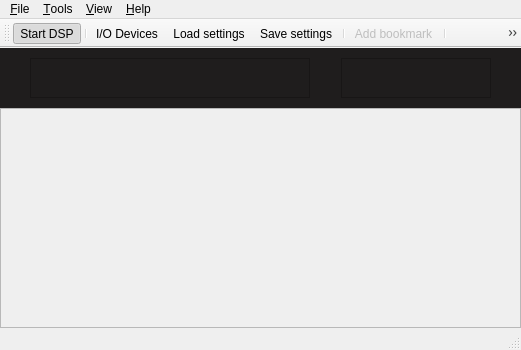
<?xml version="1.0" encoding="UTF-8"?>
<ui version="4.0">
 <class>MainWindow</class>
 <widget class="QMainWindow" name="MainWindow">
  <property name="geometry">
   <rect>
    <x>0</x>
    <y>0</y>
    <width>521</width>
    <height>350</height>
   </rect>
  </property>
  <property name="windowTitle">
   <string>gqrx</string>
  </property>
  <property name="windowIcon">
   <iconset resource="../../../resources/icons.qrc">
    <normaloff>:/icons/icons/gqrx.svg</normaloff>:/icons/icons/gqrx.svg</iconset>
  </property>
  <property name="styleSheet">
   <string notr="true"/>
  </property>
  <property name="dockOptions">
   <set>QMainWindow::AllowNestedDocks|QMainWindow::AllowTabbedDocks|QMainWindow::AnimatedDocks</set>
  </property>
  <property name="unifiedTitleAndToolBarOnMac">
   <bool>true</bool>
  </property>
  <widget class="QWidget" name="centralWidget">
   <layout class="QVBoxLayout" name="verticalLayout_2">
    <property name="spacing">
     <number>0</number>
    </property>
    <property name="leftMargin">
     <number>0</number>
    </property>
    <property name="topMargin">
     <number>0</number>
    </property>
    <property name="rightMargin">
     <number>0</number>
    </property>
    <property name="bottomMargin">
     <number>0</number>
    </property>
    <item>
     <widget class="QFrame" name="frame">
      <property name="sizePolicy">
       <sizepolicy hsizetype="Minimum" vsizetype="Minimum">
        <horstretch>0</horstretch>
        <verstretch>0</verstretch>
       </sizepolicy>
      </property>
      <property name="styleSheet">
       <string notr="true">background-color: rgb(31, 29, 29);</string>
      </property>
      <property name="frameShape">
       <enum>QFrame::NoFrame</enum>
      </property>
      <property name="frameShadow">
       <enum>QFrame::Plain</enum>
      </property>
      <property name="lineWidth">
       <number>0</number>
      </property>
      <layout class="QHBoxLayout" name="horizontalLayout_2" stretch="0,0,0,0,0">
       <property name="spacing">
        <number>0</number>
       </property>
       <property name="leftMargin">
        <number>0</number>
       </property>
       <property name="topMargin">
        <number>10</number>
       </property>
       <property name="rightMargin">
        <number>0</number>
       </property>
       <property name="bottomMargin">
        <number>10</number>
       </property>
       <item>
        <spacer name="horizontalSpacer_3">
         <property name="orientation">
          <enum>Qt::Horizontal</enum>
         </property>
         <property name="sizeHint" stdset="0">
          <size>
           <width>5</width>
           <height>15</height>
          </size>
         </property>
        </spacer>
       </item>
       <item>
        <widget class="CFreqCtrl" name="freqCtrl">
         <property name="sizePolicy">
          <sizepolicy hsizetype="Fixed" vsizetype="Fixed">
           <horstretch>0</horstretch>
           <verstretch>0</verstretch>
          </sizepolicy>
         </property>
         <property name="minimumSize">
          <size>
           <width>280</width>
           <height>40</height>
          </size>
         </property>
         <property name="toolTip">
          <string/>
         </property>
         <property name="frameShape">
          <enum>QFrame::StyledPanel</enum>
         </property>
         <property name="frameShadow">
          <enum>QFrame::Raised</enum>
         </property>
        </widget>
       </item>
       <item>
        <spacer name="horizontalSpacer_2">
         <property name="orientation">
          <enum>Qt::Horizontal</enum>
         </property>
         <property name="sizeHint" stdset="0">
          <size>
           <width>5</width>
           <height>15</height>
          </size>
         </property>
        </spacer>
       </item>
       <item>
        <widget class="CMeter" name="sMeter">
         <property name="sizePolicy">
          <sizepolicy hsizetype="Fixed" vsizetype="Fixed">
           <horstretch>0</horstretch>
           <verstretch>0</verstretch>
          </sizepolicy>
         </property>
         <property name="minimumSize">
          <size>
           <width>150</width>
           <height>40</height>
          </size>
         </property>
         <property name="frameShape">
          <enum>QFrame::StyledPanel</enum>
         </property>
         <property name="frameShadow">
          <enum>QFrame::Raised</enum>
         </property>
        </widget>
       </item>
       <item>
        <spacer name="horizontalSpacer_1">
         <property name="orientation">
          <enum>Qt::Horizontal</enum>
         </property>
         <property name="sizeHint" stdset="0">
          <size>
           <width>5</width>
           <height>15</height>
          </size>
         </property>
        </spacer>
       </item>
      </layout>
     </widget>
    </item>
    <item>
     <widget class="CPlotter" name="plotter">
      <property name="sizePolicy">
       <sizepolicy hsizetype="Expanding" vsizetype="Expanding">
        <horstretch>0</horstretch>
        <verstretch>0</verstretch>
       </sizepolicy>
      </property>
      <property name="autoFillBackground">
       <bool>true</bool>
      </property>
      <property name="frameShape">
       <enum>QFrame::StyledPanel</enum>
      </property>
      <property name="frameShadow">
       <enum>QFrame::Raised</enum>
      </property>
     </widget>
    </item>
   </layout>
  </widget>
  <widget class="QMenuBar" name="menuBar">
   <property name="geometry">
    <rect>
     <x>0</x>
     <y>0</y>
     <width>521</width>
     <height>16</height>
    </rect>
   </property>
   <widget class="QMenu" name="menu_File">
    <property name="title">
     <string>&amp;File</string>
    </property>
    <addaction name="actionDSP"/>
    <addaction name="separator"/>
    <addaction name="actionIoConfig"/>
    <addaction name="actionLoadSettings"/>
    <addaction name="actionSaveSettings"/>
    <addaction name="separator"/>
    <addaction name="actionSaveWaterfall"/>
    <addaction name="separator"/>
    <addaction name="actionQuit"/>
   </widget>
   <widget class="QMenu" name="menu_View">
    <property name="title">
     <string>&amp;View</string>
    </property>
   </widget>
   <widget class="QMenu" name="menu_Help">
    <property name="title">
     <string>&amp;Help</string>
    </property>
    <addaction name="actionUserGroup"/>
    <addaction name="actionNews"/>
    <addaction name="separator"/>
    <addaction name="actionRemoteProtocol"/>
    <addaction name="separator"/>
    <addaction name="actionAbout"/>
    <addaction name="actionAboutQt"/>
   </widget>
   <widget class="QMenu" name="menu_Tools">
    <property name="title">
     <string>&amp;Tools</string>
    </property>
    <addaction name="actionRemoteControl"/>
    <addaction name="actionRemoteConfig"/>
    <addaction name="separator"/>
    <addaction name="actionAddBookmark"/>
    <addaction name="separator"/>
    <addaction name="actionIqTool"/>
    <addaction name="separator"/>
    <addaction name="actionAFSK1200"/>
    <addaction name="separator"/>
   </widget>
   <addaction name="menu_File"/>
   <addaction name="menu_Tools"/>
   <addaction name="menu_View"/>
   <addaction name="menu_Help"/>
  </widget>
  <widget class="QToolBar" name="mainToolBar">
   <property name="windowTitle">
    <string>Main toolbar</string>
   </property>
   <attribute name="toolBarArea">
    <enum>TopToolBarArea</enum>
   </attribute>
   <attribute name="toolBarBreak">
    <bool>false</bool>
   </attribute>
   <addaction name="actionDSP"/>
   <addaction name="separator"/>
   <addaction name="actionIoConfig"/>
   <addaction name="actionLoadSettings"/>
   <addaction name="actionSaveSettings"/>
   <addaction name="separator"/>
   <addaction name="actionAddBookmark"/>
   <addaction name="separator"/>
   <addaction name="actionIqTool"/>
   <addaction name="separator"/>
   <addaction name="actionRemoteControl"/>
   <addaction name="actionRemoteConfig"/>
   <addaction name="separator"/>
   <addaction name="actionFullScreen"/>
   <addaction name="separator"/>
  </widget>
  <widget class="QStatusBar" name="statusBar">
   <property name="enabled">
    <bool>true</bool>
   </property>
  </widget>
  <action name="actionQuit">
   <property name="text">
    <string>Quit</string>
   </property>
   <property name="toolTip">
    <string>Quit application</string>
   </property>
   <property name="shortcut">
    <string>Ctrl+Q</string>
   </property>
  </action>
  <action name="actionAbout">
   <property name="text">
    <string>About Gqrx</string>
   </property>
   <property name="toolTip">
    <string>Information about Gqrx</string>
   </property>
  </action>
  <action name="actionAboutQt">
   <property name="text">
    <string>About Qt</string>
   </property>
   <property name="toolTip">
    <string>About the Qt toolkit</string>
   </property>
  </action>
  <action name="actionDSP">
   <property name="checkable">
    <bool>true</bool>
   </property>
   <property name="checked">
    <bool>true</bool>
   </property>
   <property name="icon">
    <iconset resource="../../../resources/icons.qrc">
     <normaloff>:/icons/icons/play.svg</normaloff>:/icons/icons/play.svg</iconset>
   </property>
   <property name="text">
    <string>Start DSP</string>
   </property>
   <property name="toolTip">
    <string>Start DSP</string>
   </property>
   <property name="statusTip">
    <string>Start/stop DSP processing</string>
   </property>
   <property name="shortcut">
    <string>Ctrl+D</string>
   </property>
  </action>
  <action name="actionAFSK1200">
   <property name="text">
    <string>AFSK1200 Decoder</string>
   </property>
   <property name="toolTip">
    <string>Start AFSK1200 decoder</string>
   </property>
  </action>
  <action name="actionSched">
   <property name="checkable">
    <bool>true</bool>
   </property>
   <property name="enabled">
    <bool>false</bool>
   </property>
   <property name="icon">
    <iconset resource="../../../resources/icons.qrc">
     <normaloff>:/icons/icons/clock.svg</normaloff>:/icons/icons/clock.svg</iconset>
   </property>
   <property name="text">
    <string>Scheduler</string>
   </property>
   <property name="toolTip">
    <string>Schedule recordings and other actions</string>
   </property>
  </action>
  <action name="actionIoConfig">
   <property name="enabled">
    <bool>true</bool>
   </property>
   <property name="icon">
    <iconset resource="../../../resources/icons.qrc">
     <normaloff>:/icons/icons/flash.svg</normaloff>:/icons/icons/flash.svg</iconset>
   </property>
   <property name="text">
    <string>I/O Devices</string>
   </property>
   <property name="toolTip">
    <string>Configure I/O devices</string>
   </property>
   <property name="statusTip">
    <string>Opens the hardware configuration dialog</string>
   </property>
   <property name="visible">
    <bool>true</bool>
   </property>
  </action>
  <action name="actionUserGroup">
   <property name="icon">
    <iconset resource="../../../resources/icons.qrc">
     <normaloff>:/icons/icons/help.svg</normaloff>:/icons/icons/help.svg</iconset>
   </property>
   <property name="text">
    <string>Gqrx user group</string>
   </property>
   <property name="toolTip">
    <string>Discussion group for Gqrx users</string>
   </property>
  </action>
  <action name="actionFullScreen">
   <property name="checkable">
    <bool>true</bool>
   </property>
   <property name="icon">
    <iconset resource="../../../resources/icons.qrc">
     <normaloff>:/icons/icons/fullscreen.svg</normaloff>:/icons/icons/fullscreen.svg</iconset>
   </property>
   <property name="text">
    <string>Full screen</string>
   </property>
   <property name="toolTip">
    <string>Toggle full screen mode</string>
   </property>
   <property name="shortcut">
    <string>F11</string>
   </property>
  </action>
  <action name="actionLoadSettings">
   <property name="icon">
    <iconset resource="../../../resources/icons.qrc">
     <normaloff>:/icons/icons/folder.svg</normaloff>:/icons/icons/folder.svg</iconset>
   </property>
   <property name="text">
    <string>Load settings</string>
   </property>
   <property name="toolTip">
    <string>Load previously stored configuration</string>
   </property>
   <property name="statusTip">
    <string>Load previously stored settings from a file</string>
   </property>
   <property name="shortcut">
    <string>Ctrl+L</string>
   </property>
  </action>
  <action name="actionSaveSettings">
   <property name="icon">
    <iconset resource="../../../resources/icons.qrc">
     <normaloff>:/icons/icons/floppy.svg</normaloff>:/icons/icons/floppy.svg</iconset>
   </property>
   <property name="text">
    <string>Save settings</string>
   </property>
   <property name="toolTip">
    <string>Save current configuration</string>
   </property>
   <property name="statusTip">
    <string>Save current configuration to a file</string>
   </property>
   <property name="shortcut">
    <string>Ctrl+S</string>
   </property>
  </action>
  <action name="actionAddBookmark">
   <property name="enabled">
    <bool>false</bool>
   </property>
   <property name="icon">
    <iconset resource="../../../resources/icons.qrc">
     <normaloff>:/icons/icons/bookmark-new.svg</normaloff>:/icons/icons/bookmark-new.svg</iconset>
   </property>
   <property name="text">
    <string>Add bookmark</string>
   </property>
   <property name="toolTip">
    <string>Bookmark the current frequency and mode (Ctrl+Shift+B)</string>
   </property>
   <property name="shortcut">
    <string>Ctrl+Shift+B</string>
   </property>
  </action>
  <action name="actionRemoteControl">
   <property name="checkable">
    <bool>true</bool>
   </property>
   <property name="enabled">
    <bool>false</bool>
   </property>
   <property name="icon">
    <iconset resource="../../../resources/icons.qrc">
     <normaloff>:/icons/icons/tangeo-network-idle.svg</normaloff>:/icons/icons/tangeo-network-idle.svg</iconset>
   </property>
   <property name="text">
    <string>&amp;Remote control</string>
   </property>
   <property name="toolTip">
    <string>Remote control via TCP</string>
   </property>
   <property name="statusTip">
    <string>Activate the TCP interface</string>
   </property>
  </action>
  <action name="actionRemoteConfig">
   <property name="enabled">
    <bool>false</bool>
   </property>
   <property name="icon">
    <iconset resource="../../../resources/icons.qrc">
     <normaloff>:/icons/icons/settings.svg</normaloff>:/icons/icons/settings.svg</iconset>
   </property>
   <property name="text">
    <string>Remote &amp;control settings</string>
   </property>
   <property name="toolTip">
    <string>Configure remote control settings</string>
   </property>
  </action>
  <action name="actionIqTool">
   <property name="enabled">
    <bool>false</bool>
   </property>
   <property name="icon">
    <iconset resource="../../../resources/icons.qrc">
     <normaloff>:/icons/icons/signal.svg</normaloff>:/icons/icons/signal.svg</iconset>
   </property>
   <property name="text">
    <string>I/Q recorder</string>
   </property>
   <property name="toolTip">
    <string>Record and play I/Q data</string>
   </property>
   <property name="statusTip">
    <string>Open I/Q recorder dialog</string>
   </property>
   <property name="shortcut">
    <string>Ctrl+I</string>
   </property>
  </action>
  <action name="actionNews">
   <property name="icon">
    <iconset resource="../../../resources/icons.qrc">
     <normaloff>:/icons/icons/info.svg</normaloff>:/icons/icons/info.svg</iconset>
   </property>
   <property name="text">
    <string>News</string>
   </property>
   <property name="toolTip">
    <string>Show news about this release</string>
   </property>
  </action>
  <action name="actionRemoteProtocol">
   <property name="icon">
    <iconset resource="../../../resources/icons.qrc">
     <normaloff>:/icons/icons/info.svg</normaloff>:/icons/icons/info.svg</iconset>
   </property>
   <property name="text">
    <string>Remote control</string>
   </property>
   <property name="toolTip">
    <string>Remote control protocol</string>
   </property>
  </action>
  <action name="actionSaveWaterfall">
   <property name="text">
    <string>Save waterfall</string>
   </property>
   <property name="statusTip">
    <string>Save the current waterfall to a graphics file</string>
   </property>
   <property name="shortcut">
    <string>Ctrl+W</string>
   </property>
  </action>
 </widget>
 <layoutdefault spacing="6" margin="11"/>
 <customwidgets>
  <customwidget>
   <class>CFreqCtrl</class>
   <extends>QFrame</extends>
   <header>qtgui/freqctrl.h</header>
   <container>1</container>
  </customwidget>
  <customwidget>
   <class>CPlotter</class>
   <extends>QFrame</extends>
   <header>qtgui/plotter.h</header>
   <container>1</container>
  </customwidget>
  <customwidget>
   <class>CMeter</class>
   <extends>QFrame</extends>
   <header>qtgui/meter.h</header>
   <container>1</container>
  </customwidget>
 </customwidgets>
 <resources>
  <include location="../../../resources/icons.qrc"/>
 </resources>
 <connections>
  <connection>
   <sender>actionQuit</sender>
   <signal>triggered()</signal>
   <receiver>MainWindow</receiver>
   <slot>close()</slot>
   <hints>
    <hint type="sourcelabel">
     <x>-1</x>
     <y>-1</y>
    </hint>
    <hint type="destinationlabel">
     <x>450</x>
     <y>257</y>
    </hint>
   </hints>
  </connection>
 </connections>
</ui>
